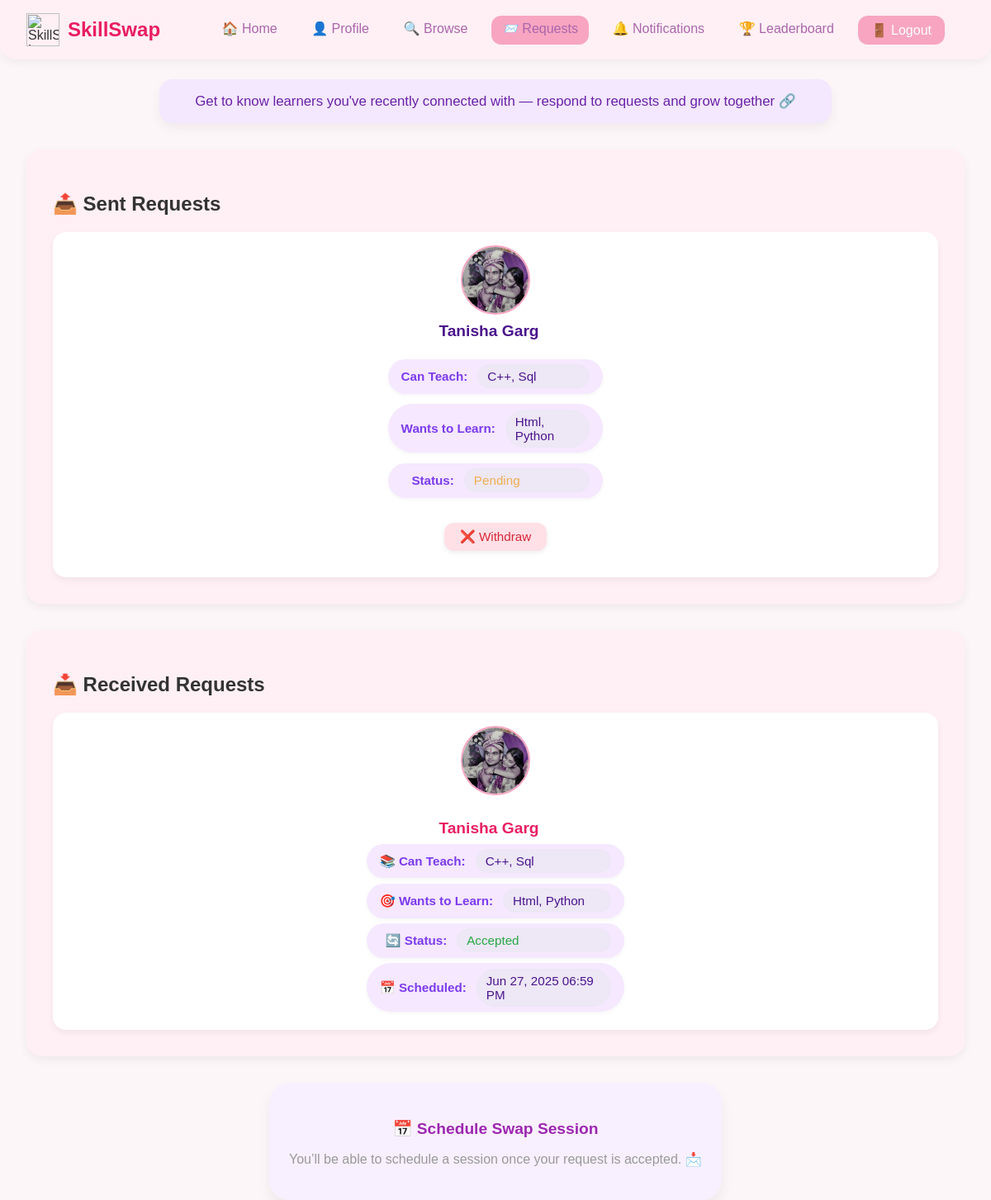
Page /backend/requests.php (signed in) on the committed database.
### tables this page shows
CREATE TABLE `requests` (
  `id` int(11) NOT NULL,
  `sender_id` int(11) NOT NULL,
  `receiver_id` int(11) NOT NULL,
  `status` enum('Pending','Accepted','Rejected') DEFAULT 'Pending',
  `created_at` timestamp NOT NULL DEFAULT current_timestamp(),
  `is_completed` tinyint(1) DEFAULT 0,
  `scheduled_at` datetime DEFAULT NULL
);

CREATE TABLE `users` (
  `id` int(11) NOT NULL,
  `name` varchar(100) DEFAULT NULL,
  `email` varchar(100) DEFAULT NULL,
  `password` varchar(255) DEFAULT NULL,
  `created_at` timestamp NOT NULL DEFAULT current_timestamp(),
  `profile_pic` varchar(255) DEFAULT 'images/default.png',
  `teach_skills` text DEFAULT NULL,
  `learn_skills` text DEFAULT NULL,
  `bio` text DEFAULT NULL,
  `location` varchar(100) DEFAULT 'unspecified',
  `skill_level` varchar(50) DEFAULT 'beginner'
);

### backend/requests.php (the view, shortened to what this page needs)
<?php
include 'includes/navbar.php';
$user_id = $_SESSION['user_id'];
?>
<!DOCTYPE html>
<html lang="en">
<head>
    <link rel="stylesheet" href="dashboard_style.css">
</head>
<body>
<div class="request-subtitle-wrapper">
    <p class="subtitle">
        Get to know learners you've recently connected with — respond to requests and grow together 🔗
    </p>
</div>
<div class="requests-container">
    <div class="request-section">
        <h2>📤 Sent Requests</h2>
        <div class="cards">
        <?php
$sent_stmt = $conn->prepare("
    SELECT r.id AS request_id, r.status, r.is_completed, r.receiver_id, r.sender_id, r.scheduled_at,
           u.name, u.profile_pic, u.teach_skills, u.learn_skills
    FROM requests r
    JOIN users u ON r.receiver_id = u.id
    JOIN (
        SELECT MAX(id) as latest_id
        FROM requests
        WHERE sender_id = ?
        GROUP BY receiver_id
    ) latest ON r.id = latest.latest_id
    ORDER BY r.created_at DESC
");
$sent_stmt->bind_param("i", $user_id);
$sent_stmt->execute();
$sent_result = $sent_stmt->get_result();
        $hasAccepted = false;
        if ($sent_result->num_rows > 0):
            while ($row = $sent_result->fetch_assoc()):
                $status = $row['status'];
        ?>
      <div class="card match-card" id="req-<?= $row['request_id']; ?>">
    <img src="<?= htmlspecialchars($row['profile_pic']); ?>" class="match-pic">
    <div class="request-info-section">
        <div class="user-name"><?= htmlspecialchars($row['name']); ?></div>
<div class="skill-details-wrapper">
    <div class="skill-row">
        <span class="label">Can Teach:</span>
        <span class="value"><?= htmlspecialchars($row['teach_skills']); ?></span>
    </div>
    <div class="skill-row">
        <span class="label">Wants to Learn:</span>
        <span class="value"><?= htmlspecialchars($row['learn_skills']); ?></span>
    </div>
    <div class="skill-row">
        <span class="label">Status:</span>
        <span class="value status <?= strtolower($status); ?>">
            <?= $status ?>
        </span>
    </div>
</div>
<?php if ($status === 'Pending'): ?>
    <div class="withdraw-wrapper">
        <form class="withdraw-form" data-request-id="<?= $row['request_id']; ?>">
            <button type="submit" class="withdraw-btn">❌ Withdraw</button>
        </form>
    </div>
<?php endif; ?>
    </div>
</div>
        <?php endwhile; else: ?>
            <p>No sent requests found.</p>
        <?php endif; ?>
        </div>
    </div>
<div class="request-section">
    <h2>📥 Received Requests</h2>
    <div class="cards">
    <?php
$recv_stmt = $conn->prepare("
    SELECT r.id AS request_id, r.status, r.scheduled_at,
           u.name, u.profile_pic, u.teach_skills, u.learn_skills
    FROM requests r
    JOIN users u ON r.sender_id = u.id
    JOIN (
        SELECT MAX(id) as latest_id
        FROM requests
        WHERE receiver_id = ?
        GROUP BY sender_id
    ) latest ON r.id = latest.latest_id
    ORDER BY r.created_at DESC
");
$recv_stmt->bind_param("i", $user_id);
$recv_stmt->execute();
$recv_result = $recv_stmt->get_result();
    if ($recv_result->num_rows > 0):
        while ($row = $recv_result->fetch_assoc()):
    ?>
<div class="card match-card" id="recv-<?= $row['request_id']; ?>">
    <img src="<?= htmlspecialchars($row['profile_pic']); ?>" class="match-pic">
    <div class="request-info-section">
        <h3 class="user-name"><?= htmlspecialchars($row['name']); ?></h3>
        <div class="skill-row">
            <span class="label">📚 Can Teach:</span>
            <span class="value"><?= htmlspecialchars($row['teach_skills']) ?></span>
        </div>
        <div class="skill-row">
            <span class="label">🎯 Wants to Learn:</span>
            <span class="value"><?= htmlspecialchars($row['learn_skills']) ?></span>
        </div>
        <div class="skill-row">
            <span class="label">🔄 Status:</span>
            <span class="value status <?= strtolower($row['status']); ?>">
                <?= htmlspecialchars($row['status']) ?>
            </span>
        </div>
        <?php if ($row['status'] === 'Accepted' && !empty($row['scheduled_at'])): ?>
        <div class="skill-row">
            <span class="label">📅 Scheduled:</span>
            <span class="value">
                <?= date('M d, Y h:i A', strtotime($row['scheduled_at'])) ?>
            </span>
        </div>
        <?php endif; ?>
    </div>
</div>
    <?php
        endwhile;
    else:
    ?>
        <p>No incoming requests.</p>
    <?php
    endif;
    ?>
    </div>
</div>
<?php if (!$hasAccepted): ?>
<div class="schedule-container">
    <h3>📅 Schedule Swap Session</h3>
    <p style="color: #999; font-size: 1rem;">
        You’ll be able to schedule a session once your request is accepted. 📩
    </p>
</div>
<?php endif; ?>
</body>
</html>

### css/dashboard_style.css (style rules this page uses)
body { margin: 0; font-family: 'Poppins', sans-serif; background: #fdf6f8; color: #333; }
.user-name { font-weight: 500; margin-right: 1rem; }
.cards { display: grid; grid-template-columns: repeat(auto-fit, minmax(250px, 1fr)); gap: 1.5rem; }
.card { background: #fff; padding: 1.5rem; border-radius: 1.2rem; box-shadow: 0 4px 12px rgba(0,0,0,0.06); transition: transform 0.3s ease; }
.card h3 { margin-bottom: 0.5rem; color: #e91e63; }
.match-card { padding: 1rem; background: #fff; border-radius: 1rem; box-shadow: 0 4px 8px rgba(0,0,0,0.05); display: flex; flex-direction: column; align-items: center; text-align: center; gap: 0.6rem; }
.match-card h3 { color: #e91e63; }
.match-pic { width: 80px; height: 80px; border-radius: 50%; object-fit: cover; border: 2px solid #f8a5c2; }
html, body { overflow-x: hidden; position: relative; }

### backend/requests.php (style rules this page uses)
.request-section { background: #fff0f5; padding: 2rem; border-radius: 1.2rem; box-shadow: 0 4px 12px rgba(0,0,0,0.06); margin: 2rem; }
.status { font-weight: 600; color: #e91e63; }
.withdraw-btn { padding: 0.5rem 1.2rem; background-color: #ffe0e6; color: #d62839; border: none; border-radius: 12px; font-weight: 500; font-size: 0.95rem; cursor: pointer; box-shadow: 0 2px 6px rgba(0, 0, 0, 0.08); transition: all 0.3s ease; }
.schedule-container { background: #f9f0ff; padding: 1.5rem; margin-top: 2rem; border-radius: 1.5rem; box-shadow: 0 8px 16px rgba(0,0,0,0.06); max-width: 500px; margin-left: auto; margin-right: auto; }
.schedule-container h3 { margin-bottom: 1rem; color: #9c27b0; font-weight: 600; font-size: 1.2rem; text-align: center; }
.skill-details-wrapper { margin-top: 1rem; display: flex; flex-direction: column; align-items: center; }
.skill-row { display: flex; align-items: center; margin: 0.4rem auto; padding: 0.4rem 1rem; background-color: #f5e8ff; border-radius: 999px; width: 85%; max-width: 600px; box-shadow: 0 2px 5px rgba(0,0,0,0.04); }
.label { flex: 1; text-align: right; padding-right: 12px; font-weight: 600; color: #7c3aed; white-space: nowrap; font-size: 0.95rem; }
.value { flex: 2; text-align: left; font-weight: 500; background-color: #ede7f6; padding: 6px 12px; border-radius: 999px; font-size: 0.95rem; color: #4a148c; }
.status.accepted { color: #28a745; }
.status.pending { color: #f0ad4e; }
.user-name { font-size: 1.2rem; margin-bottom: 0.8rem; font-weight: bold; color: #4a148c; text-align: center; }
.request-subtitle-wrapper { text-align: center; background: #f3e8ff; padding: 1rem 2rem; margin: 1.5rem auto 2rem; border-radius: 1rem; max-width: 750px; box-shadow: 0 6px 14px rgba(0, 0, 0, 0.05); }
.request-subtitle-wrapper .subtitle { color: #6b21a8; font-size: 1.05rem; font-weight: 500; margin: 0; font-family: 'Poppins', sans-serif; }
.withdraw-wrapper, .cancel-swap-wrapper { margin-top: 1.5rem; text-align: center; }

### rows in the picture
requests: users.profile_pic (picture), users.name "Tanisha Garg", users.teach_skills "C++, Sql", users.learn_skills "Html, Python", status "Pending"
requests: users.profile_pic (picture), users.name "Tanisha Garg", users.teach_skills "C++, Sql", users.learn_skills "Html, Python", status "Accepted", scheduled_at "Jun 27, 2025 06:59 PM"
